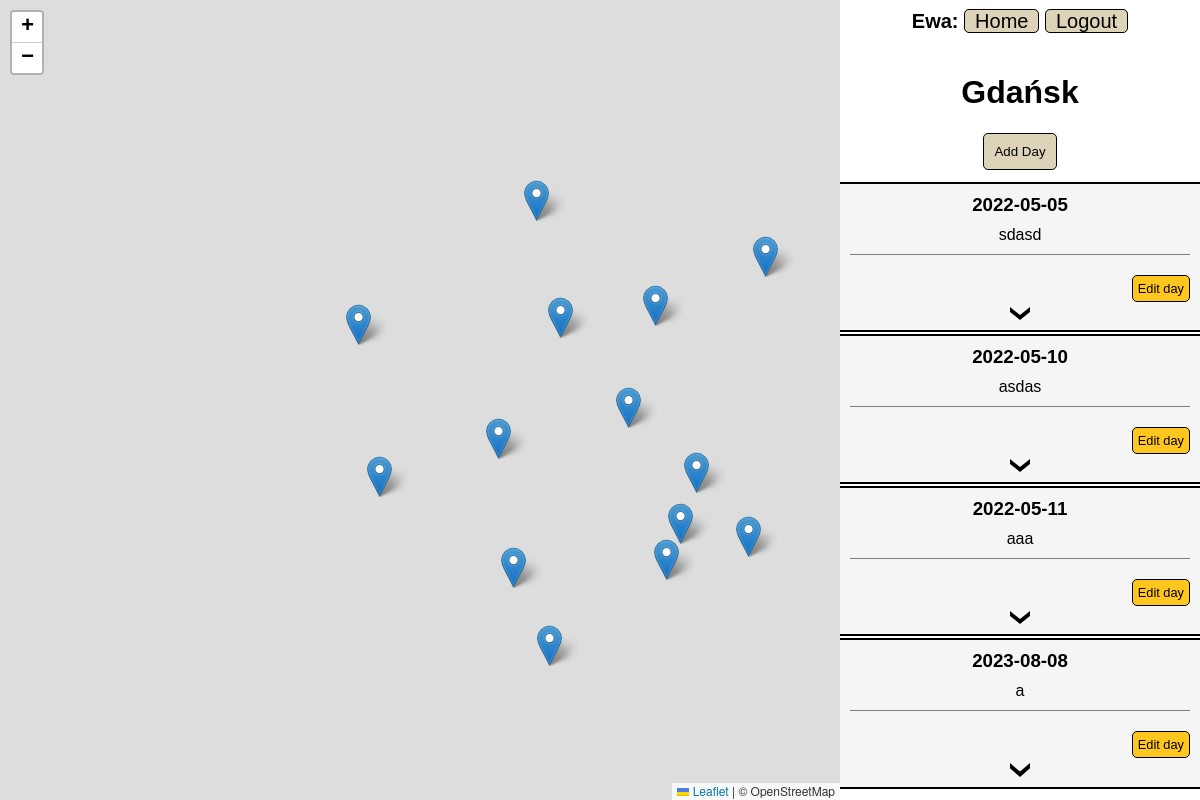
The app's page /adventure/47 (signed in) with its own data.
### adventure/models.py (models this page shows)
class Adventure(models.Model):
    title = models.CharField(max_length=128)
    author = models.ForeignKey(User, on_delete=models.CASCADE)
    is_public = models.BooleanField(default=False)

class Day(models.Model):
    adventure = models.ForeignKey(Adventure, on_delete=models.CASCADE)
    description = models.CharField(max_length=5000)
    date = models.DateField()

### adventure/views.py (the view)
# urls.py: path('adventure/<int:id>', views.adventure, name='adventure'),
@login_required
def adventure(request, id, message=None):
    try:
        message = request.GET['message']
    except:
        pass
    adventure = Adventure.objects.get(pk = id)
    if request.user == adventure.author:
        days = Day.objects.filter(adventure = id).order_by("date")
        days_and_locations = []
        if days:
            for i in range(0, len(days)):
                locations = Location.objects.filter(day=days[i])
                days_and_locations.append((days[i], locations))
        json_days = json.loads(serializers.serialize('json', days))
        if days:
            for i in range(len(days)):
                locations = Location.objects.filter(day=days[i])
                json_locations = json.loads(serializers.serialize('json', locations))
                json_days[i]['locations'] = json_locations
        return render(request, 'adventure/adventure.html',{
            'id': id,
            'days': days_and_locations,
            'adventure': adventure.title,
            'new_day': NewDayForm(),
            'edit_day': EditDayForm(),
            'new_location': NewLocationForm(),
            'edit_location': EditLocationForm(),
            'message': message,
            'markers_data': json_days,
        })
    return render(request, 'adventure/layout.html', {
        'message': "Permission Denied!",
    })

### adventure/templates/adventure/adventure.html (shortened to what this page needs)
{% extends "adventure/layout.html"%}
{% load static %}
{% block body %}
    <div>
        <h1 class="title">{{adventure}}</h1>
    </div>
    <div class="add-day">
        <button class="add" type="button" id="show-add-day-form">Add Day</button>
    </div>
    {% for day, locations in days %}
        <div class="adv-item" id="day-{{day.id}}">
            <h3>{{ day.date|date:"Y-m-d" }}</h3>
            <span>{{ day.description }}</span>
            <button type="button" class="edit" data-id="{{day.id}}" >Edit day</button>
            <img class="show-more arrow-down" src="{% static 'adventure/img/arrow-down.svg' %}" alt="show location arrow">
        </div>
    {% empty %}
        <span> No days yet. </span>
    {% endfor %}
{% endblock %}

### adventure/templates/adventure/layout.html (shortened to what this page needs)
{% load static %}
<!DOCTYPE html>
<html lang="en">
    <head lang="en">
        <link rel='stylesheet' href="{% static 'adventure/style.css' %}">
        <link rel="stylesheet" href="https://unpkg.com/leaflet@1.9.4/dist/leaflet.css"
/>
    </head>
    <body>
        <div id="map"></div>
        <div class="adv-contener">
                <div>
                    <nav class="nav">
                        {% if user.is_authenticated %}
                            <span style="font-weight: bold;">{{request.user.username|title}}:</span>
                        {% endif%}
                        <a href="{% url 'index' %}">Home</a>
                        {% if not user.is_authenticated %}
                            <a href="{% url 'register' %}">Register</a>
                            <a href="{% url 'login' %}">Login</a>
                        {% else %}
                            <a href="{% url 'logout' %}">Logout</a>
                        {% endif %}
                    </nav>
                </div>
                {% block body %}
                {% endblock %}
        </div>
    </body>
</html>

### adventure/static/adventure/style.css (style rules this page uses)
body { display: flex; flex-direction: column; justify-content: center; align-items: center; font-family: sans-serif; }
.title { text-align: center; }
.nav { font-size:20px; text-align: center; margin-bottom: 20px; margin-top: 10px; }
.nav a { background-color: rgb(220, 211, 184); border: 1px solid black; text-decoration: none; color: black; border-radius: 5px; padding-left: 10px; padding-right: 10px; }
.add { width: fit-content; background-color:rgb(220, 211, 184); margin:auto; }
.edit { font-size: 0.8rem; padding: 5px; margin-top: 10px; width: fit-content; background-color:rgb(255, 199, 30); }
.add-day { margin-left: auto; margin-right: auto; margin-bottom: 10px; }
.adv-item button { margin-left: auto; }
.adv-contener { position: fixed; height:100vh; width: 30vw; left:70% ; top:0; display: flex; flex-direction: column; align-items: center; overflow: scroll; }
.adv-item { width: calc(100% - 20px); display: flex; flex-direction: column; border-top: 2px solid black; border-bottom: 2px solid black; margin-top: 2px; margin-bottom: 0px; padding: 10px; white-space: pre-wrap; background-color: rgb(245, 245, 245); }
.adv-item > h3 { text-align: center; margin-top: 0px; margin-bottom: 10px; }
.adv-item > span { text-align: center; border-bottom: 1px solid gray; margin-bottom: 10px; padding-bottom: 10px; }
#map { height:100vh; width: 70vw; position: fixed; left:0 ; top:0; }
button { padding: 10px; border: 1px solid black; border-radius: 5px; font-weight: 500; margin-left: auto; }
.show-more { width: 20px; margin: auto; margin-top: 5px; cursor: pointer; }

### records on screen
Adventure: title "Gdańsk"
Day: date "2022-05-05", description "sdasd"
Day: date "2022-05-10", description "asdas"
Day: date "2022-05-11", description "aaa"
Day: date "2023-08-08", description "a"

### other values on screen
{{ request.user.username|title }} "Ewa"
